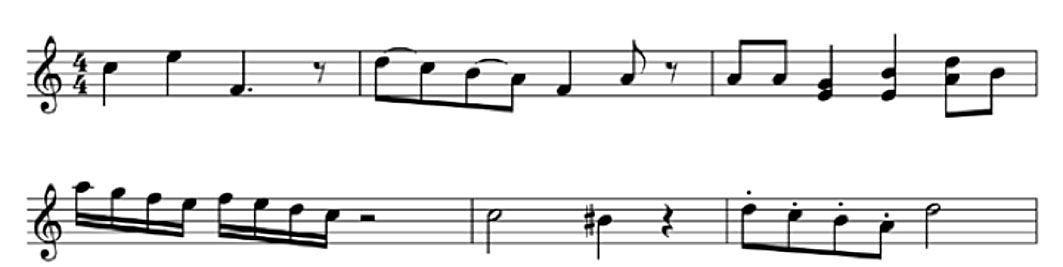
%> input picture Images/Le_1_Example.jpg, 1063 x 267 px
$ octave --eval "result = StaffInformation(imread('Images/Le_1_Example.jpg'));"   (GNU Octave 9; MATLAB toolbox functions it lacks are replaced by stand-ins)
%> lines starting %> are read from the running program, lines starting %| are printed output that depends on the picture; in (x1, y1, x2, y2) boxes, pixels count from 0 and x2, y2 are one past the last pixel; in counts of white or black regions, pixels touching at a corner belong together; the program's own positions count from 1
function [staffPosition, StaffDistance] = StaffInformation(image)
binaryImage = im2bw(image,0.7);
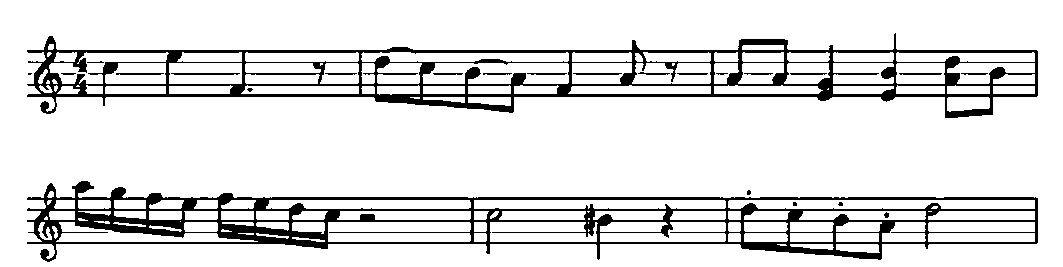
%> binaryImage: size 267x1063 logical; 87.9% white; 24 black regions (7 under 20 px), largest, box (x1, y1, x2, y2) and area: (27, 181, 1038, 262) 17237, (27, 33, 1038, 118) 16084, (171, 73, 240, 75) 131

verticalProfile = sum(binaryImage, 2);
%> verticalProfile = 267 values, max 1063 at index 1, min 52 at index 52, mean 934.2
[rows, columns] = size(binaryImage);
%> rows = 267; columns = 1063

imageVector = im2double(verticalProfile);
%> imageVector has the same summary as verticalProfile
[pks,locs] = findpeaks((columns-imageVector));
%> pks = 27 values, max 1011 at index 3, min 2 at index 1, mean 433.1; locs = 27 values from 35 to 253

maxValue_Peaks = max(pks);
%> maxValue_Peaks = 1011
staffs = pks .* (pks > maxValue_Peaks*0.9);
%> staffs = 27 values, max 1011 at index 3, min 0 at index 1, mean 370.3

%create an array containing the rows where the stafflines are located (staffRows)
j = locs(:) < staffs(:);
%> j = 27 logical values, 10 true
staffRows = j.*locs;
%> staffRows = 27 values, max 243 at index 25, min 0 at index 1, mean 54.67
staffRows(staffRows==0) = [];

a= [];
position = 1;
for p = 1:(length(staffRows)-1)
    if(mod(p,5) == 0)
        position = position+1;
    end
    a(position) = staffRows(position+1)-staffRows(position);
    if(mod(p,5) ~= 0)
   position = position + 1;
    end
end
%> this loop made 9 passes
%> after the loop, a = [11 11 11 11 0 11 11 12 10]
a = a';
%> a = [11; 11; 11; 11; 0; 11; 11; 12; 10]
a(a==0) = [];

StaffDistance = sum(a) / length(a);
%> StaffDistance = 11
staffPosition = a;
%> staffPosition = [11; 11; 11; 11; 11; 11; 12; 10]
end

$ run again, on Images/TestStaff.jpg
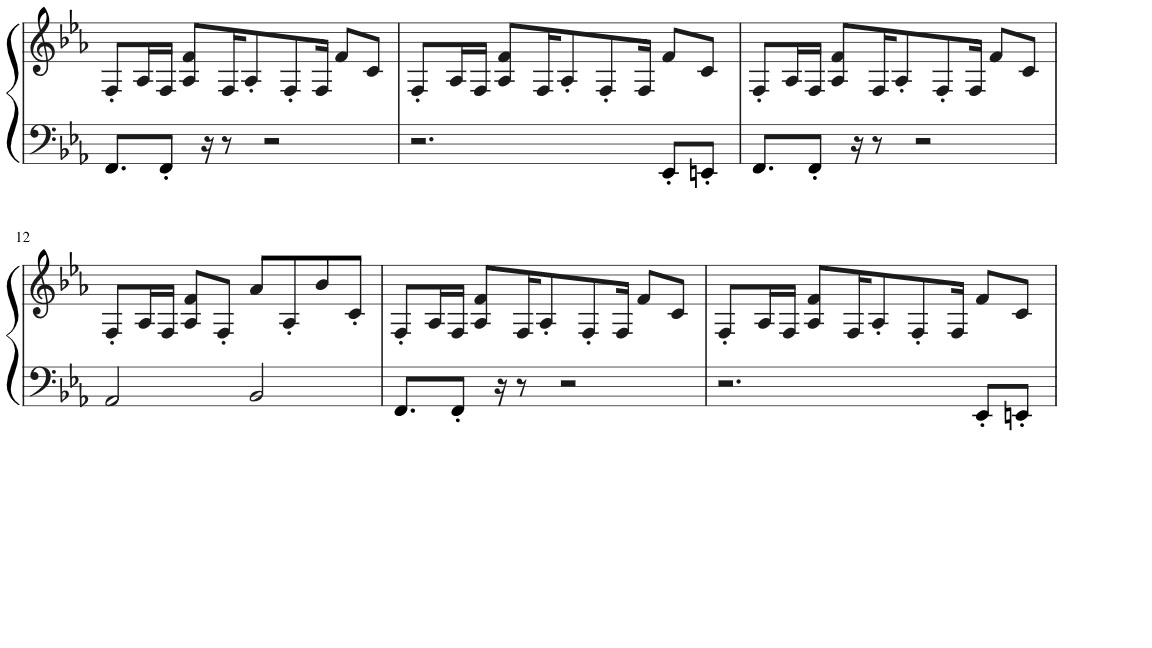
%> input picture Images/TestStaff.jpg, 1152 x 648 px
%> in StaffInformation, `binaryImage = im2bw(image,0.7);`:
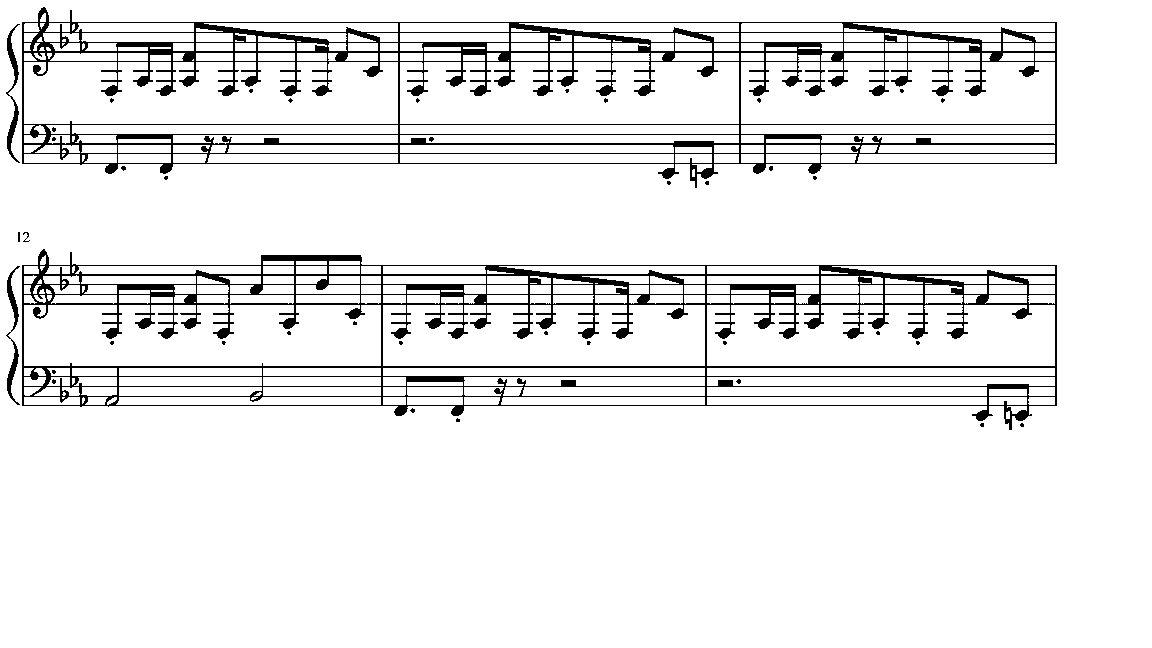
%> binaryImage: size 648x1152 logical; 92.4% white; 41 black regions (35 under 20 px), largest, box (x1, y1, x2, y2) and area: (22, 249, 1057, 430) 27618, (22, 7, 1057, 188) 27539, (6, 24, 20, 163) 561, (6, 266, 20, 405) 558, (23, 232, 30, 242) 25, (18, 232, 20, 242) 20
%> verticalProfile = 648 values, max 1152 at index 1, min 111 at index 53, mean 1064.3
%> imageVector has the same summary as verticalProfile
%> pks = 75 values, max 1041 at index 9, min 4 at index 38, mean 367.6; locs = 75 values from 9 to 424
%> maxValue_Peaks = 1041
%> staffs = 75 values, max 1041 at index 9, min 0 at index 1, mean 277
%> j = 75 logical values, 20 true
%> staffRows = 75 values, max 406 at index 71, min 0 at index 1, mean 57.29
%> the loop in StaffInformation, `for p = 1:(length(staffRows)-1)` made 19 passes
%> after the loop in StaffInformation, `for p = 1:(length(staffRows)-1)`: a = 19 values, max 10 at index 1, min 0 at index 5, mean 8.21
%> StaffDistance = 9.75
%> staffPosition = [10; 10; 10; 9; 10; 10; 9; 10; 9; 10; 10; 10; 10; 10; 10; 9]
%> result has the same summary as staffPosition in StaffInformation

$ run again, on Images/im0_1.jpg
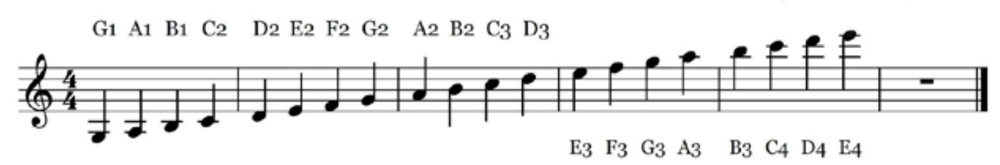
%> input picture Images/im0_1.jpg, 1000 x 165 px, shrunk from 1760 x 291 before the run
%> in StaffInformation, `binaryImage = im2bw(image,0.7);`:
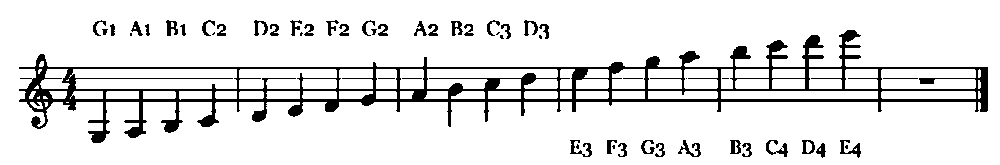
%> binaryImage: size 165x1000 logical; 89.2% white; 54 black regions (12 under 20 px), largest, box (x1, y1, x2, y2) and area: (19, 30, 988, 143) 14602, (766, 140, 788, 157) 145, (840, 140, 861, 158) 145
%> verticalProfile = 165 values, max 1000 at index 1, min 31 at index 68, mean 892.1
%> imageVector has the same summary as verticalProfile
%> pks = 27 values, max 969 at index 11, min 28 at index 5, mean 220.2; locs = 27 values from 22 to 157
%> maxValue_Peaks = 969
%> staffs = 27 values, max 969 at index 11, min 0 at index 1, mean 142.6
%> j = 27 logical values, 4 true
%> staffRows = 27 values, max 101 at index 18, min 0 at index 1, mean 12.52
%> the loop in StaffInformation, `for p = 1:(length(staffRows)-1)` made 3 passes
%> after the loop in StaffInformation, `for p = 1:(length(staffRows)-1)`: a = [11 11 11]
%> in StaffInformation, `a = a';`: a = [11; 11; 11]
%> StaffDistance = 11
%> staffPosition = [11; 11; 11]
